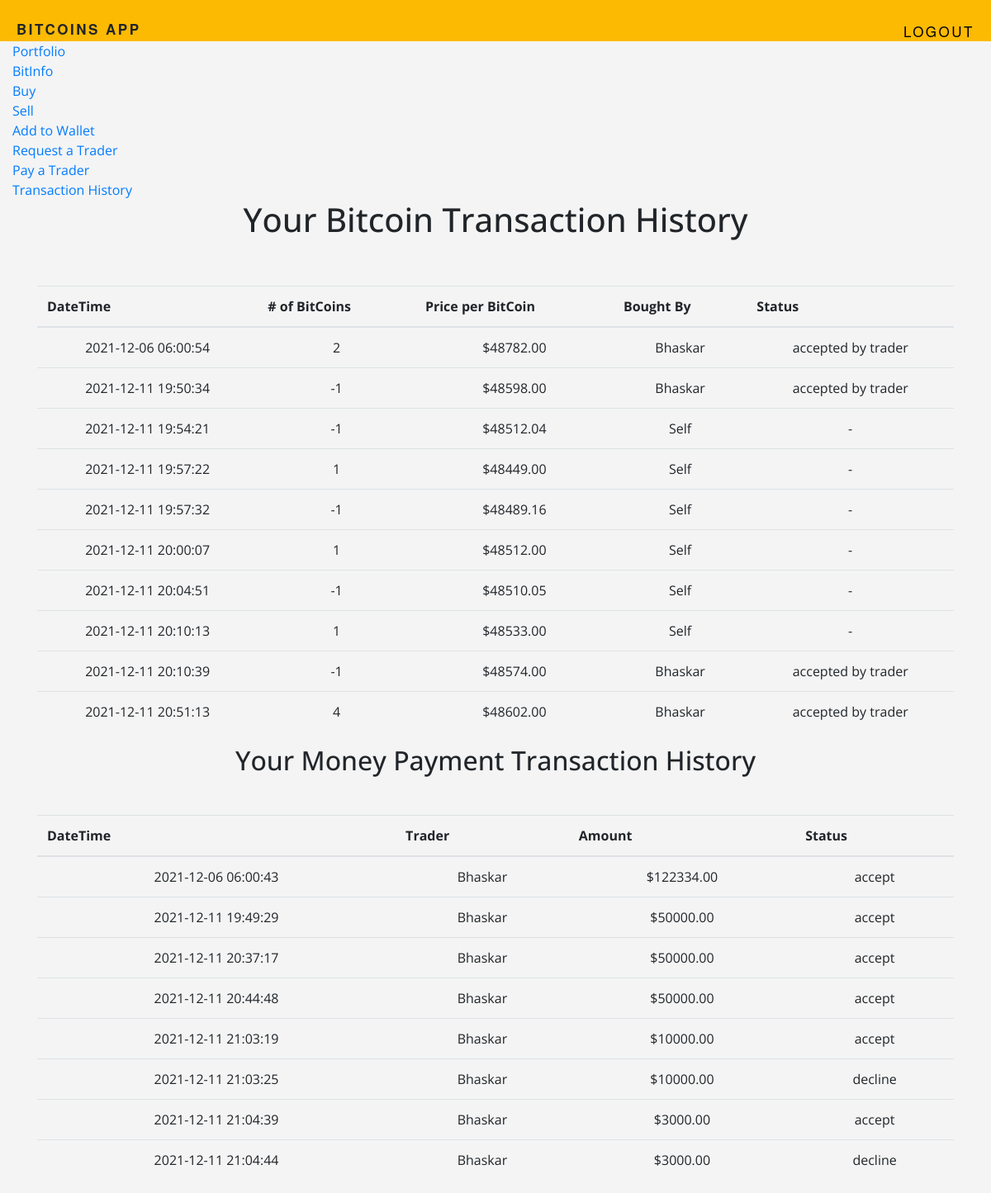
/history (signed in), run on an earlier commit of the app's database.
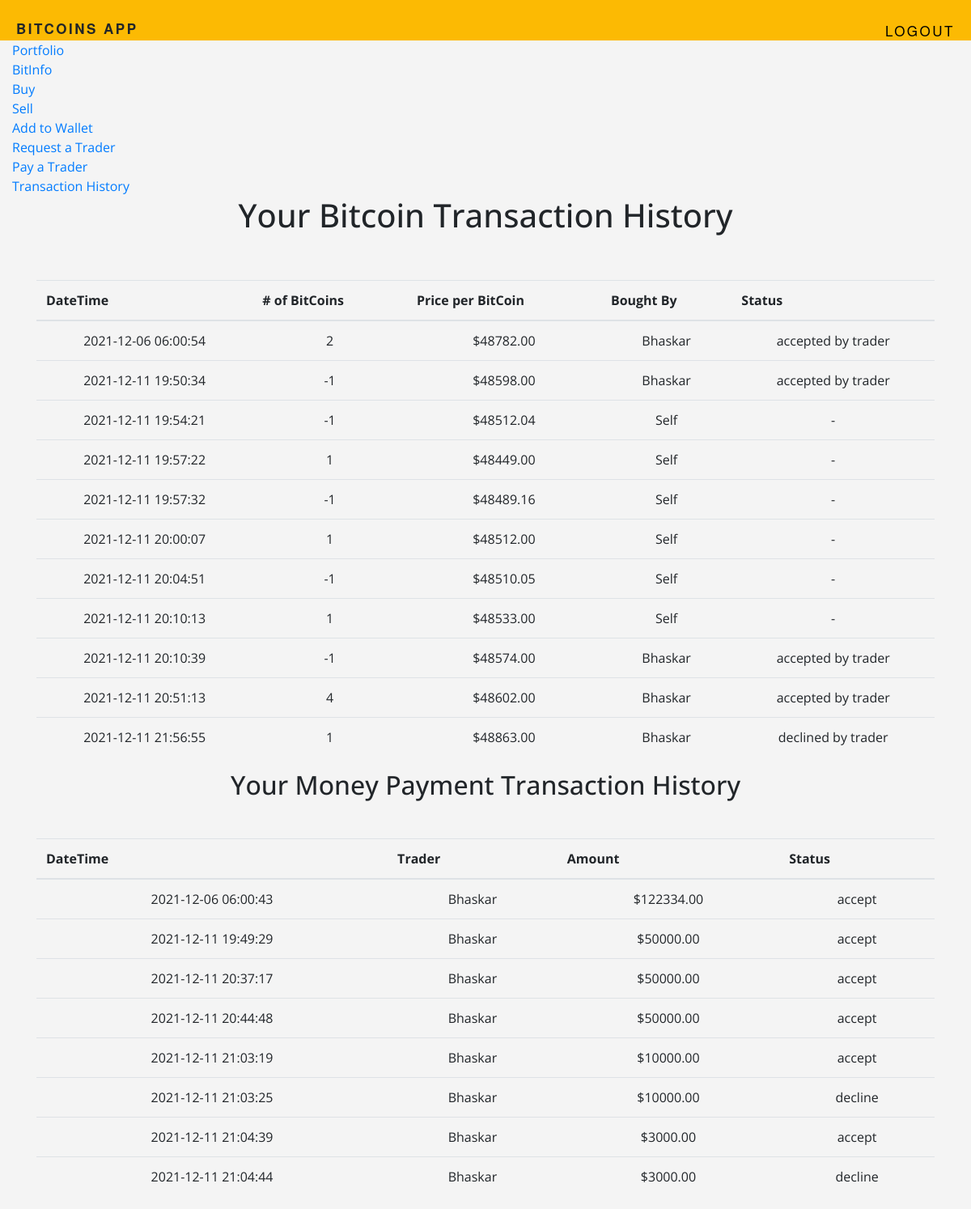
And on a later commit of the database.
### tables this page shows
CREATE TABLE 'BITCOIN_TRANSACTIONS'('NUMBER_OF_BITCOINS' DECIMAL,
	'PRICE' INTEGER,
	'DATE_TIME' TIMESTAMP NOT NULL DEFAULT CURRENT_TIMESTAMP,
	'COMMISSION_TYPE' VARCHAR(1),
	'COMMISSION_AMOUNT' INTEGER,
	'CLIENT_ID' INTEGER,
	'TRADER_ID' INTEGER DEFAULT NULL,
	'FINAL_STATUS' VARCHAR(1),
	PRIMARY KEY ('CLIENT_ID', 'DATE_TIME')
	-- PRIMARY KEY ('CLIENT_ID', 'TRADER_ID', 'DATE_TIME')
	-- FOREIGN KEY ('CLIENT_ID') REFERENCES 'Client' ON DELETE CASCADE,
	-- FOREIGN KEY ('TRADER_ID') REFERENCES 'Trader' ON DELETE CASCADE
);

CREATE TABLE 'User'('USER_ID'  INTEGER NOT NULL PRIMARY KEY AUTOINCREMENT,
	'USERNAME' VARCHAR(20),
	'FNAME' VARCHAR(20), 
	'LNAME' VARCHAR(20),
	'PHONE' INTEGER(10),
	'CELL' INTEGER(10),
	'EMAIL' VARCHAR(50),
	'ROLE' VARCHAR(1) DEFAULT 'c',
	'HPWD' VARCHAR NOT NULL
);

CREATE TABLE 'MONEY_PAYMENT_TRANSACTIONS'('AMOUNT' INTEGER,
	'DATE_TIME' TIMESTAMP NOT NULL DEFAULT CURRENT_TIMESTAMP,
	'TRADER_ID' INT,
	'CLIENT_ID' INT,
	'FINAL_STATUS' VARCHAR(1),
	PRIMARY KEY ('CLIENT_ID', 'TRADER_ID', 'DATE_TIME')
	-- FOREIGN KEY ('CLIENT_ID') REFERENCES 'Client' ON DELETE CASCADE,
	-- FOREIGN KEY ('TRADER_ID') REFERENCES 'Trader' ON DELETE CASCADE
);

### app.py (the view)
@app.route('/history')
@login_required
def history():
    user = session["user_id"]
    previous_bitcoin_transactions = db.execute("SELECT * FROM BITCOIN_TRANSACTIONS b WHERE b.CLIENT_ID = (?)", user)
    username = db.execute("SELECT USER_ID , USERNAME FROM user u")
    usernames = {}
    for i in range(len(username)):
        usernames[username[i]["USER_ID"]] = username[i]["USERNAME"]
    previous_moneyPayment_transactions = db.execute("SELECT * FROM MONEY_PAYMENT_TRANSACTIONS WHERE CLIENT_ID = (?)",
                                                    user)
    return render_template("history.html", previous_bitcoin_transactions=previous_bitcoin_transactions,
                           previous_moneyPayment_transactions=previous_moneyPayment_transactions, usernames=usernames)

### app.py (called while the page is built)
@app.after_request
def after_request(response):
    response.headers["Cache-Control"] = "no-cache, no-store, must-revalidate"
    response.headers["Expires"] = 0
    response.headers["Pragma"] = "no-cache"
    return response

@app.before_request
def before_request():
    g.user = None
    if 'user_id' in session:
        y = db.execute("SELECT * from User")
        role = [w for w in y if w['USER_ID'] == session['user_id']]
        print("role: ", role)
        print("\n role: ", role)
        g.role = role[0]['ROLE']
        g.user = role[0]['USERNAME']

def login_required(f):
    @wraps(f)
    def decorated_function(*args, **kwargs):
        if g.user is None:
            return redirect(url_for('login', next=request.url))
        return f(*args, **kwargs)
    return decorated_function

def convert_utc(utc_datetime):
    print(utc_datetime)
    now_timestamp = time.time()
    offset = datetime.fromtimestamp(now_timestamp) - datetime.utcfromtimestamp(now_timestamp)
    return datetime.strptime(utc_datetime,"%Y-%m-%d %H:%M:%S") + offset

### templates/history.html (shortened to what this page needs)
{%extends "layout.html" %}
{% block content %}
    <section class="hero is-success is-fullheight">
      <div class="hero-body">
        <div class="container">
    <h1><center>Your Bitcoin Transaction History</center><br></h1>
       <table class="table">
      <thead  scope="col">
        <tr>
          <th scope="row">DateTime</th>
          <th scope="row"># of BitCoins</th>
          <th scope="row">Price per BitCoin</th>
            <th scope="row">Bought By</th>
            <th scope="row">Status</th>
        </tr>
      </thead>
      <tbody>
          {% for i in previous_bitcoin_transactions %}
        <tr>
          <td> {{convert_utc(i["DATE_TIME"])}}  </th>
          <td>{{ i["NUMBER_OF_BITCOINS"] }}</td>
          <td>${{  "%.2f"|format(i["PRICE"]) }}</td>
           {% if i["TRADER_ID"] != None %}
            <td>{{usernames[i["TRADER_ID"]]}}</td>
            {% else %}
            <td>Self</td>
            {% endif %}
            {% if i["FINAL_STATUS"] == '1' and i["TRADER_ID"] != None %}
            <td>accepted by trader</td>
            {% elif i["TRADER_ID"] != None %}
            <td>declined by trader</td>
            {% elif i["TRADER_ID"] == None %}
            <td>-</td>
            {% endif %}
          {% endfor %}
        </tr>
      </tbody>
    </table>
    {% if previous_moneyPayment_transactions %}
    <h2><center>Your Money Payment Transaction History</center><br></h2>
       <table class="table">
      <thead>
        <tr>
          <th scope="col">DateTime</th>
          <th scope="col">Trader</th>
          <th scope="col">Amount</th>
          <th scope="col">Status</th>
        </tr>
      </thead>
      <tbody>
          {% for i in previous_moneyPayment_transactions %}
        <tr>
          <td>{{ convert_utc(i["DATE_TIME"].upper()) }}</th>
          <td>{{usernames[i["TRADER_ID"]]}}</td>
          <td>${{"%.2f"|format(i["AMOUNT"]) }}</td>
          <td>{{ 'accept' if i["FINAL_STATUS"] == '1' else 'pending' if i["FINAL_STATUS"] == '0' else 'decline' }}</td>
          {% endfor %}
        </tr>
      </tbody>
    </table>
    {% endif %}
        </div>
      </div>
    </section>
{% endblock %}

### templates/layout.html (shortened to what this page needs)
<!doctype HTML>
    <html lang="en">
      <head>
        <link rel="stylesheet" href="https://stackpath.bootstrapcdn.com/bootstrap/4.1.3/css/bootstrap.min.css">
        <link href="{{ url_for('static', filename='css/main.css') }}" rel="stylesheet">
     </head>
     <body>
        <header>
            <h1 class="title"><b>BitCoins App</b></h1>
            <ul class="name nav navbar-nav ml-auto">
                {% if g.user %}
                    <li><a href="{{ url_for('logout') }}"><font color="#000000">Logout</font></a></li>
                {% endif %}
        </header>
        <div class="container-fluid">
            <ul class="nav navbar-nav navbar-right">
                {% if g.user %}
                  {% if g.role =='trader' %}
                    <li><a href="{{ url_for('bitinfo') }}">BitInfo</a></li>
                    <li><a href="{{url_for('view_requests')}}">View Bitcoin Requests</a></li>
                    <li><a href="{{url_for('trader_accept')}}">View Money Requests</a></li>
                    <li><a href="{{url_for('client_info')}}">View Client Info</a></li>
                    <li><a href="{{url_for('client_history')}}">View Client History</a></li>
                  {% elif  g.role =='client' %}
                    <li><a href="{{ url_for('profile') }}">Portfolio</a></li>
                    <li><a href="{{ url_for('bitinfo') }}">BitInfo</a></li>
                    <li><a href="{{url_for('buy')}}">Buy</a></li>
                    <li><a href="{{url_for('sell')}}">Sell</a></li>
                    <li><a href="{{url_for('add_to_wallet')}}">Add to Wallet</a></li>
                    <li><a href="{{url_for('request_a_trader')}}">Request a Trader</a></li>
                    <li><a href="{{url_for('pay_to_trader')}}">Pay a Trader</a></li>
                    <li><a href="{{ url_for('history') }}">Transaction History</a></li>
                  {% elif  g.role =='admin' %}
                    <li><a href="{{ url_for('bitinfo') }}">BitInfo</a></li>
                    <li><a href="{{ url_for('insights')}}">Insights</a></li>
                {% endif %}
                {% else %}
                  <li><a href="{{ url_for('signup') }}">Register</a></li>
                  <li><a href="{{ url_for('login') }}">Login</a></li>
                {% endif %}
            </ul>
            {% block content %}
            {% endblock %}
        </div>
      </body>
</html>

### static/css/main.css (style rules this page uses)
body { background-color: #f4f4f4; font-family: 'Open Sans', sans-serif; }
header { background-color: #fcba03; padding: 25px 0; }
.title { font-family: 'Helvetica Neue', Arial, Helvetica, sans-serif; font-size: 17px; letter-spacing: 2.5px; text-transform: uppercase; margin: 0px 20px; }
td { text-align: center; }
.name { float: right; font-family: 'Helvetica Neue', Arial, Helvetica, sans-serif; font-size: 17px; letter-spacing: 2.5px; text-transform: uppercase; margin: 0px 20px; }
.title { float: left; font-family: 'Helvetica Neue', Arial, Helvetica, sans-serif; font-size: 17px; letter-spacing: 2.5px; text-transform: uppercase; margin: 0px 20px; }

What changed in the data, as far as the page shows it:
added BITCOIN_TRANSACTIONS: DATE_TIME "2021-12-11 21:56:55", NUMBER_OF_BITCOINS "1", PRICE "48863.00", {{ usernames[i["TRADER_ID"]] }} "Bhaskar", FINAL_STATUS "declined by trader"
